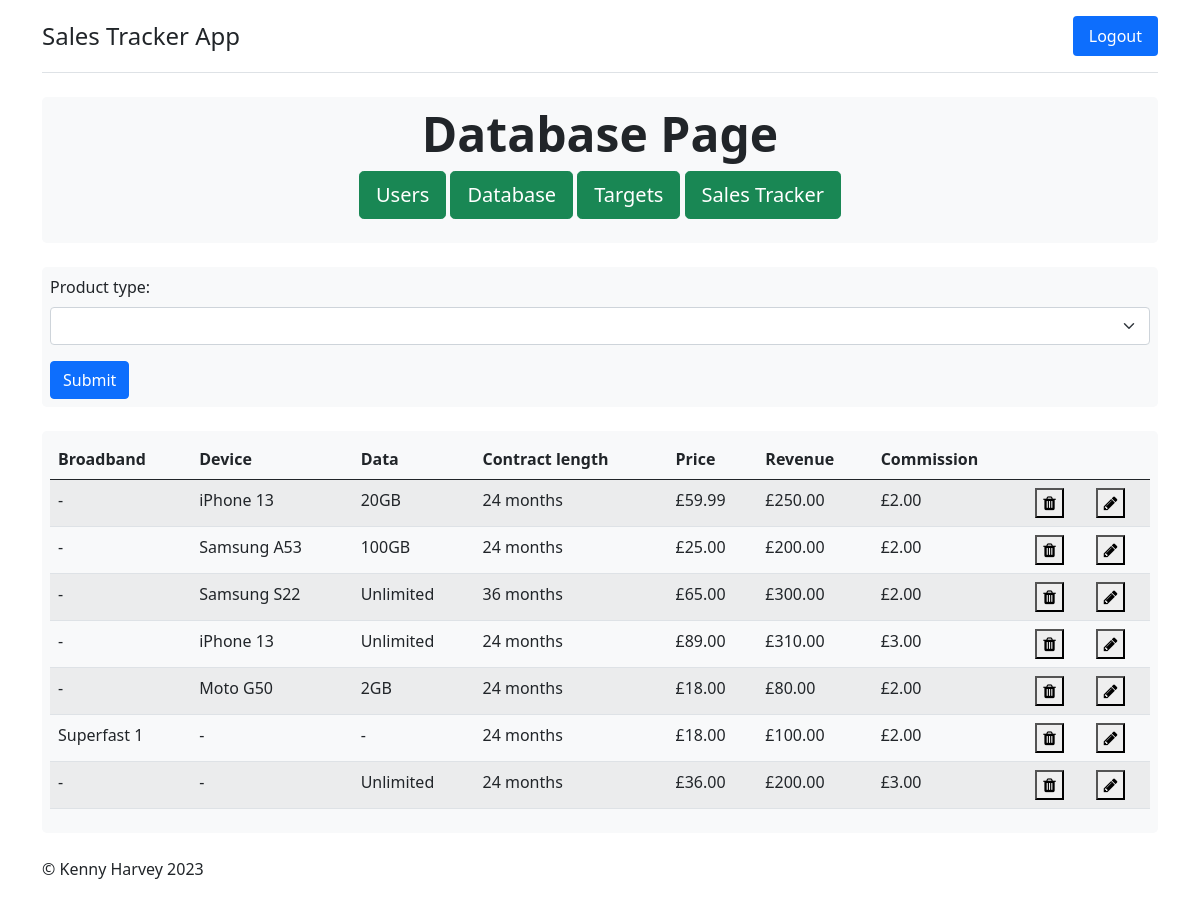
The app's page /database/ (signed in), older data.
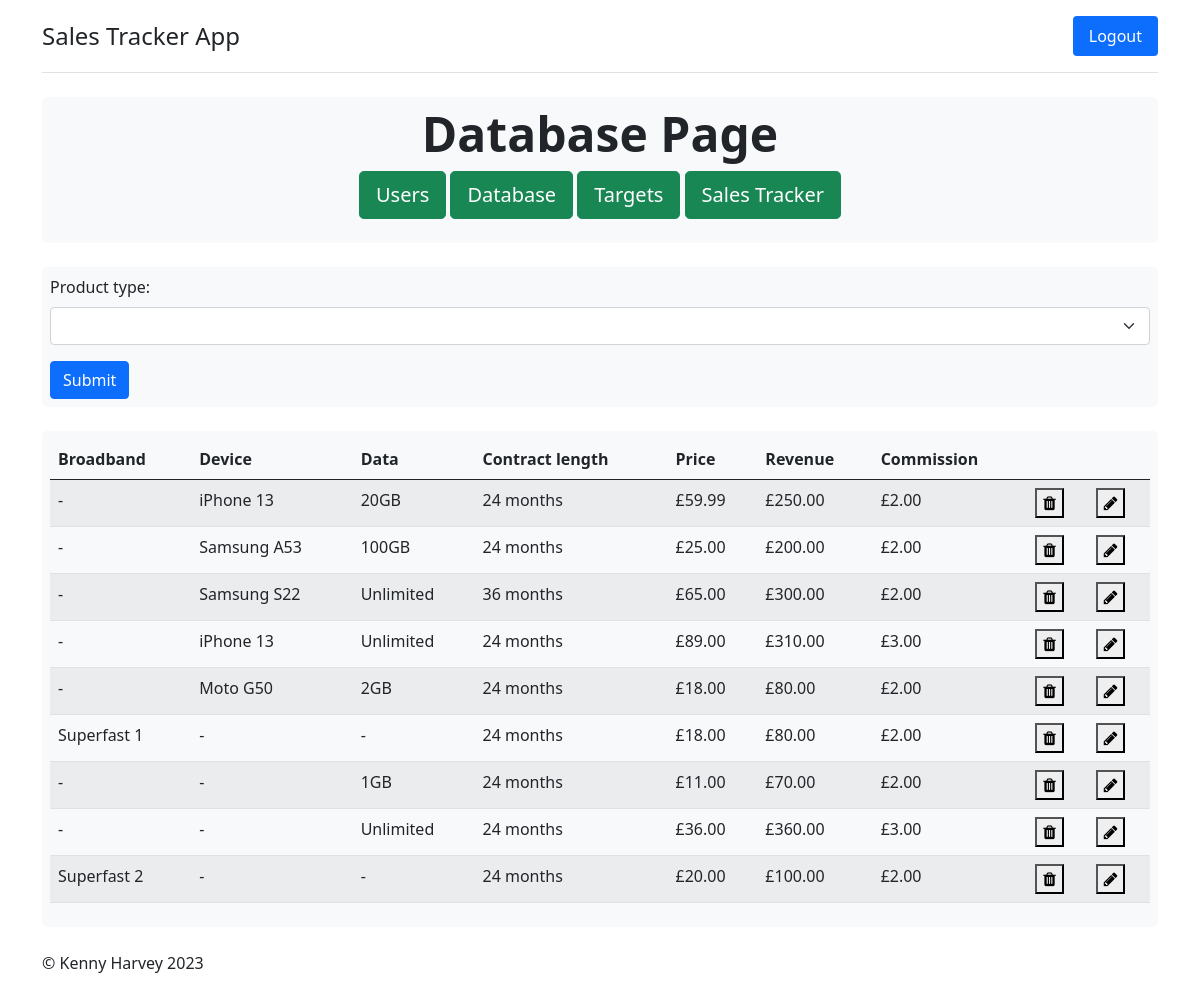
The same page, newer data.
### models/products.py (models this page shows, shortened)
class Products(db.Model):
    __tablename__ = 'products'
    id = db.Column(db.Integer, primary_key=True)
    device = db.Column(db.Text, nullable=True)
    broadband = db.Column(db.Text, nullable=True)
    data = db.Column(db.Integer, nullable=True)
    length = db.Column(db.Integer, nullable=False)
    price = db.Column(db.Numeric, nullable=False)
    revenue = db.Column(db.Numeric, nullable=False)
    commission = db.Column(db.Numeric, nullable=False)
    is_deleted = db.Column(db.Boolean, default=False)
    product_sales = db.relationship('Sales', backref='product', lazy='dynamic')
    def __repr__(self):
        if self.broadband:
            return f'{self.broadband} at £{round(self.price, 2)} for {self.length} months'
        elif self.device:
            return f'{self.device} with {self.data}GB at £{round(self.price, 2)} for {self.length} months'
        return f'Sim with {self.data}GB at £{round(self.price, 2)} for {self.length} months'

### main.py (the view, shortened to what this page needs)
@app.route('/database/', methods=['GET', 'POST'])
@login_required
@active_required
@admin_required
def database():
    products_form = ProductsForm()
    all_products = Products.query.filter_by(is_deleted=False).all()
    return render_template("database.html", products_form=products_form, all_products=all_products)

### forms.py
class ProductsForm(FlaskForm):
    product_id = HiddenField(id='product_id')
    product_type = SelectField('Product type:', choices=['', 'Device', 'Sim Only', 'Broadband'], validators=[DataRequired()], id='product')
    device_name = StringField('Device Name:', id='device')
    broadband_name = StringField('Broadband plan:', id='bb')
    data_amount = IntegerField('Data Amount:', id='amount', validators=[Optional()])
    contract_length = SelectField('Contract Length:', choices=['', 12, 24, 36], validators=[DataRequired()], id='contract')
    price = DecimalField('Price:', validators=[DataRequired()], id='price')
    revenue = DecimalField('Revenue:', validators=[DataRequired()], id='rev')
    commission = DecimalField('Commission:', validators=[DataRequired()], id='comm')
    submit = SubmitField('Submit')

### main.py (called while the page is built)
@lm.user_loader
def load_user(user_id):
    return Users.query.filter_by(id=user_id).first()

def permission_required(user):
    def decorator(f):
        @wraps(f)
        def decorated_function(*args, **kwargs):
            if not user.admin:
                abort(403)
            return f(*args, **kwargs)
        return decorated_function
    return decorator

def required(user):
    def decorator(f):
        @wraps(f)
        def decorated_function(*args, **kwargs):
            if user.is_deleted:
                abort(403)
            return f(*args, **kwargs)
        return decorated_function
    return decorator

### templates/database.html (shortened to what this page needs)
<!DOCTYPE html>
<html lang="en">
<head>
	<link href="https://cdn.jsdelivr.net/npm/bootstrap@5.0.2/dist/css/bootstrap.min.css" rel="stylesheet">
	<link rel="stylesheet" href="https://cdnjs.cloudflare.com/ajax/libs/font-awesome/4.7.0/css/font-awesome.min.css">
	{% from 'bootstrap5/form.html' import render_form %}
</head>
<body>
<div class="container">
			<header class="header">
				<nav class="d-flex flex-wrap justify-content-center py-3 mb-4 border-bottom" >
					<a href="/" class="d-flex align-items-center mb-3 mb-md-0 me-md-auto text-dark text-decoration-none">
						<span class="fs-4">Sales Tracker App</span>
					</a>
					<ul class="nav nav-pills">
						<li class="nav-item">
							<a href="/logout" class="nav-link active" aria-current="page">Logout</a>
						</li>
					</ul>
				</nav>
			</header>
			<div class="p-2 mb-4 bg-light rounded-3">
				<div class="text-center">
					<h1 class="display-5 fw-bold">Database Page</h1>
					<p>
						<a class="btn btn-lg btn-success" href="/users/" role="button">Users</a>
                        <a class="btn btn-lg btn-success" href="/database/" role="button">Database</a>
                        <a class="btn btn-lg btn-success" href="/targets/" role="button">Targets</a>
                        <a class="btn btn-lg btn-success" href="/sales/" role="button">Sales Tracker</a>
					</p>
				</div>
            </div>
			<div id="products_form" class="p-2 mb-4 bg-light rounded-3">
				{{ render_form(products_form) }}
			</div>
			<div id="products_list" class="p-2 mb-4 bg-light rounded-3">
				<table id="data" class="table table-striped">
					<thead>
					  <tr>
						  <th>Broadband</th>
						<th>Device</th>
						<th>Data</th>
						<th>Contract length</th>
						<th>Price</th>
						<th>Revenue</th>
						<th>Commission</th>
						  <th></th>
						  <th></th>
					  </tr>
					</thead>
					<tbody>
					  {% for product in all_products %}
						<tr>
							{% if product.broadband == "" %}
								<td>-</td>
							{% else %}
								<td>{{ product.broadband }}</td>
							{% endif %}
						  {% if product.device == "" %}
								<td>-</td>
							{% else %}
								<td>{{ product.device }}</td>
							{% endif %}
						  {% if product.data == None %}
								<td>-</td>
							{% elif product.data == 999 %}
								<td>Unlimited</td>
							{% else %}
								<td>{{ product.data }}GB</td>
							{% endif %}
						  <td>{{ product.length }} months</td>
						  <td>£{{ product.price|round(2) }}</td>
						  <td>£{{ product.revenue|round(2) }}</td>
						  <td>£{{ product.commission|round(2) }}</td>
							<td>
							  <form method="POST" action="{{ url_for('delete_product', product_id=product.id) }}">
							  <button type="submit" onclick="return confirm('Are you sure you want to delete product {{product}}?')"><i class="fa fa-trash"></i></button></form> </td>
							  <td><button id="{{product.id}}" onclick="add_id(this.id)"><i class="fa fa-pencil"></i></button></td>
						</tr>
					  {% endfor %}
					</tbody>
			  	</table>
			</div>
			<footer class="footer">
				<p>&copy; Kenny Harvey 2023</p>
			</footer>
</div>
</body>
</html>

Row changes from the older to the newer data that the page shows:
changed Products "Superfast 1": revenue "100.00" → "80.00"
changed Products (number 7 of 9 on the later page): data (not shown) → "1"; price "36.00" → "11.00"; revenue "200.00" → "70.00"; commission "3.00" → "2.00"; data "Unlimited" → "GB"
added Products: data "Unlimited", length "24", price "36.00", revenue "360.00", commission "3.00"
added Products: broadband "Superfast 2", length "24", price "20.00", revenue "100.00", commission "2.00"
